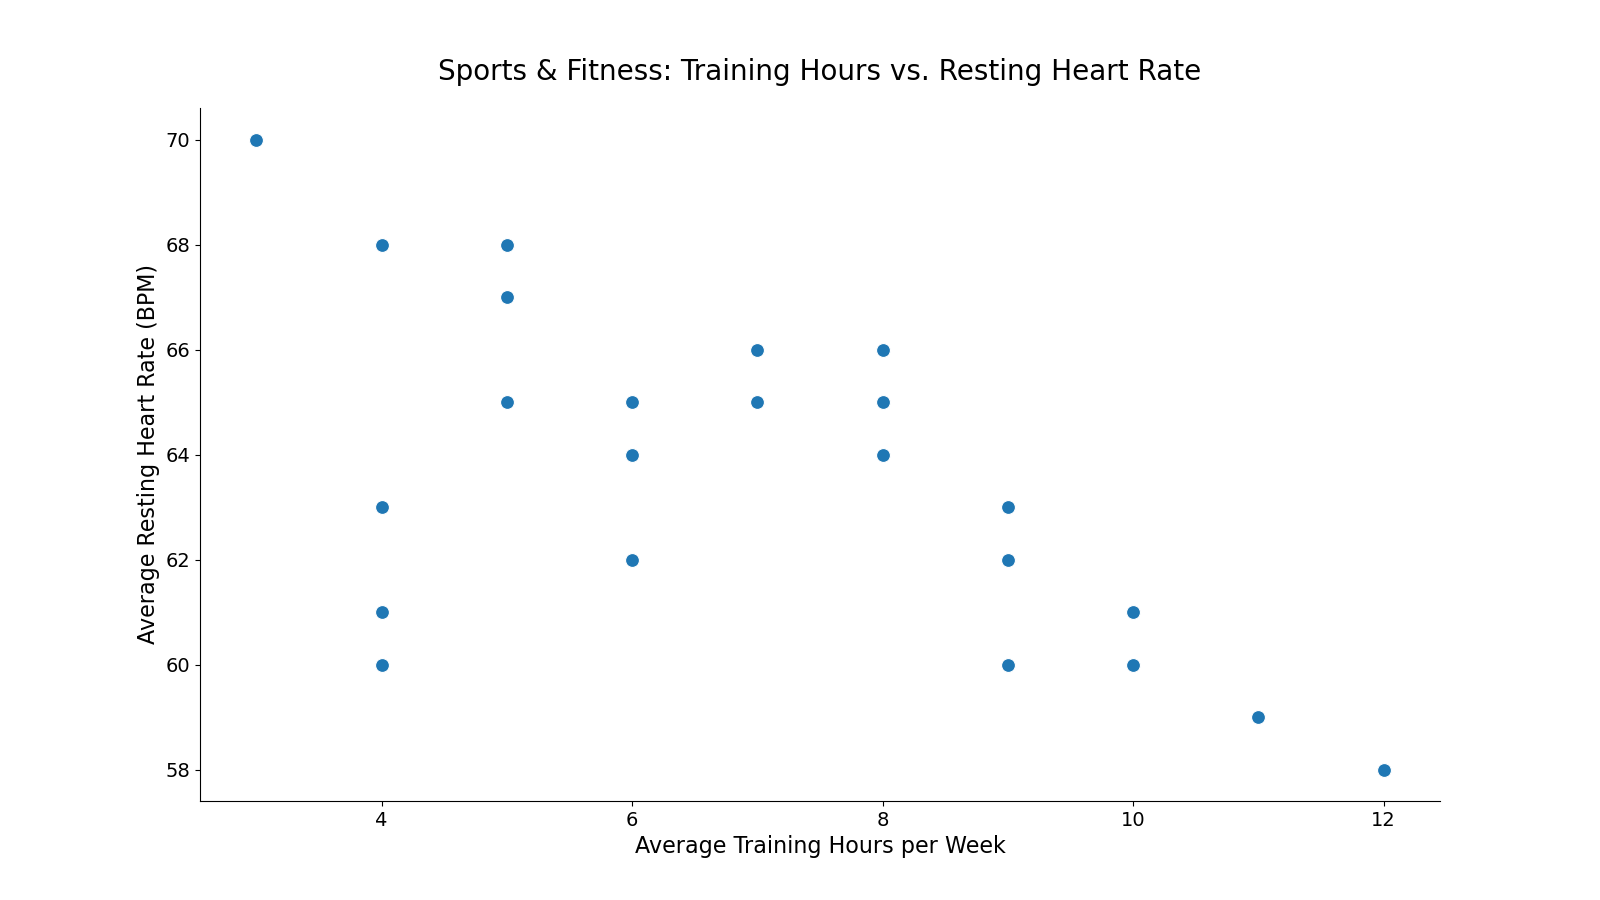

Source code (Python):

import seaborn as sns
import matplotlib.pyplot as plt
import pandas as pd

data = """
Sport,Average_Training_Hours,Average_Resting_Heart_Rate
Running,10,60
Swimming,12,58
Cycling,9,62
Soccer,8,65
Basketball,7,66
Tennis,6,64
Weightlifting,5,68
Yoga,4,60
Pilates,4,61
CrossFit,8,64
Martial Arts,9,63
Boxing,10,61
Rowing,11,59
Hiking,6,62
Dance,7,65
Golf,3,70
Rugby,8,66
Baseball,5,67
Volleyball,6,65
Cricket,4,68
Gymnastics,9,60
Triathlon,12,58
Skiing,6,64
Snowboarding,5,65
Surfing,4,63
"""

# Load the dataset into a pandas DataFrame
from io import StringIO
df = pd.read_csv(StringIO(data))

# Create the scatterplot with customized features
plt.figure(figsize=(16, 9))
scatter = sns.scatterplot(
    data=df, 
    x="Average_Training_Hours", 
    y="Average_Resting_Heart_Rate", 
    palette=["#4CAF50", "#FF9800"],
    edgecolor="w", s=100
)

# Customize the plot's title and labels
scatter.set_title('Sports & Fitness: Training Hours vs. Resting Heart Rate', fontsize=20, pad=20)
scatter.set_xlabel('Average Training Hours per Week', fontsize=16)
scatter.set_ylabel('Average Resting Heart Rate (BPM)', fontsize=16)

# Adjust font size for the ticks
plt.xticks(fontsize=14)
plt.yticks(fontsize=14)

# Remove the top and right spines for a cleaner look
sns.despine()

# Show the plot
plt.show()
